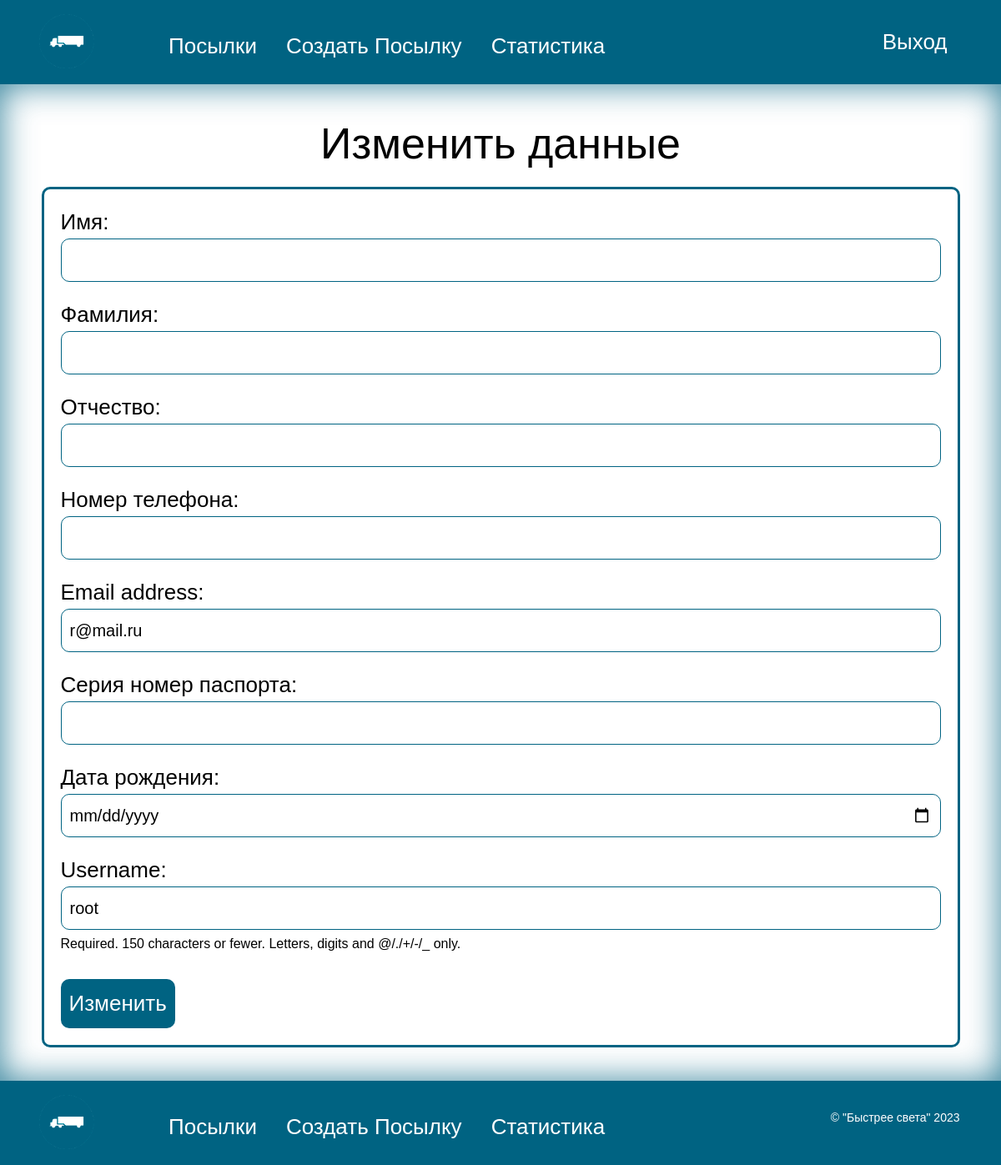
Before: /account/edit/ (signed in) with the older database file.
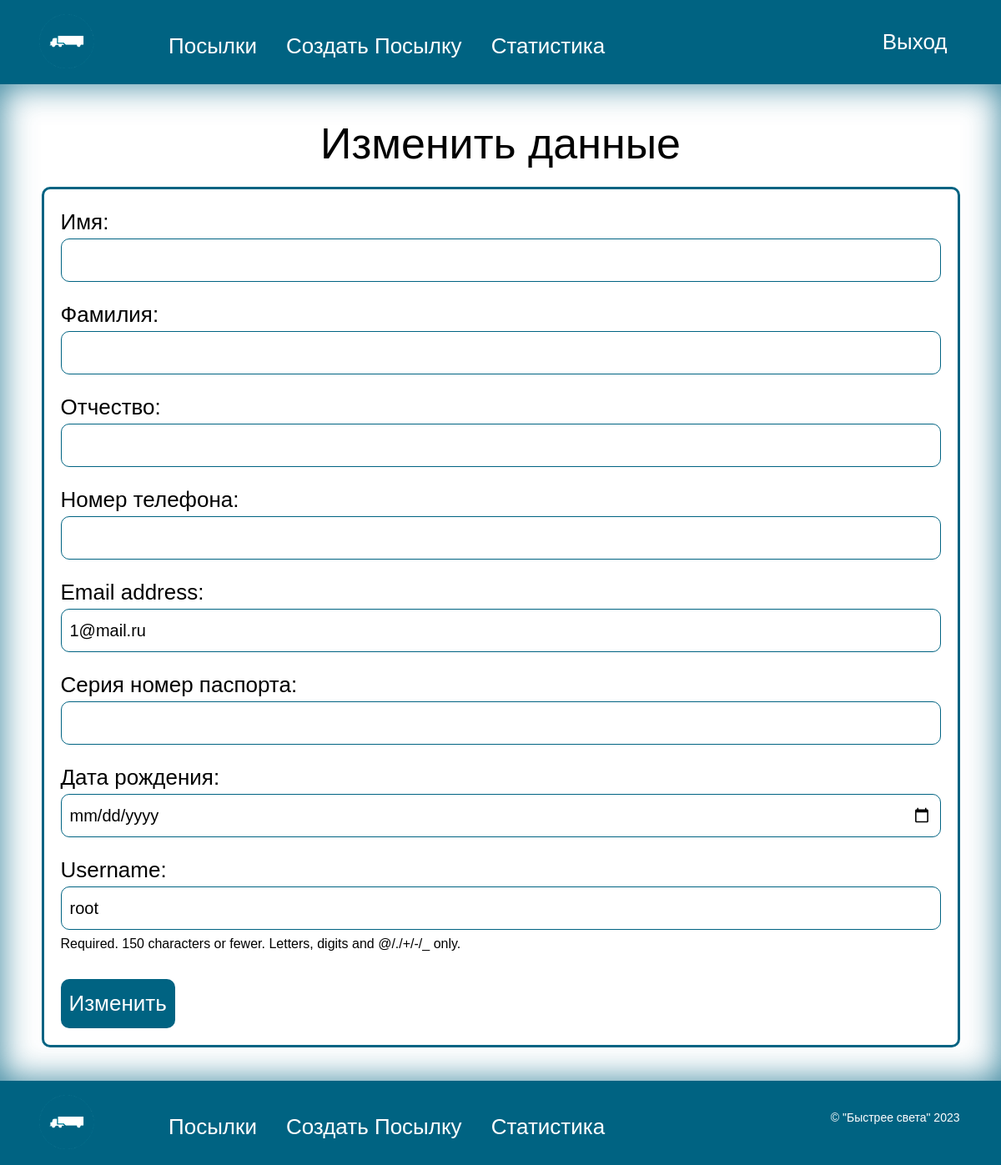
After: the same page with the newer database file.
### navigate/models.py (models this page shows, shortened)
class CustomUser(AbstractUser):
    ROLE_CHOICES = [
        ('Клиент', 'Клиент'),
        ('Сотрудник', 'Сотрудник'),
        ('Водитель', 'Водитель'),
        ('Администратор', 'Администратор'),
    ]
    first_name = models.CharField(max_length=50, verbose_name='Имя', null=True)
    last_name = models.CharField(max_length=50, verbose_name='Фамилия', null=True)
    patronymic = models.CharField(max_length=50, verbose_name='Отчество', null=True)
    phone_number = models.CharField(max_length=11, verbose_name='Номер телефона', null=True)
    passport = models.CharField(max_length=10, verbose_name='Серия номер паспорта', unique=True, null=True)
    date_of_birth = models.DateField(verbose_name='Дата рождения', null=True)
    role = models.CharField(max_length=200,
                              choices=ROLE_CHOICES,
                              default='Клиент',
                              verbose_name='Роль')
    class Meta:
        verbose_name = "Пользователя"
        verbose_name_plural = "Пользователи"

### navigate/views.py (the view)
# urls.py: path('account/edit/', views.edit_profile, name='account_edit'),
def edit_profile(request):
    if request.method == 'POST':
        form = ChangeUserForm(request.POST, instance=request.user)
        if form.is_valid():
            user = form.save(commit=False)
            user.save()
            return redirect('home')
    else:
        form = ChangeUserForm(instance=request.user)
    return render(request, 'account_edit.html', {'form': form})

### navigate/forms.py
class ChangeUserForm(forms.ModelForm):
    class Meta:
        model = CustomUser
        fields = ('first_name', 'last_name', 'patronymic', 'phone_number', 'email', 'passport', 'date_of_birth',
                   'username')
        widgets = {
            'date_of_birth': forms.DateTimeInput(attrs={'type': 'date', 'required': 'required'},
                                                   format='%Y-%m-%d'),
        }

### templates/account_edit.html (shortened to what this page needs)
{% extends 'base.html' %}
{%load static %}
{% block content %}
<main>
    <div class="container">
        <h2 style="text-align: center; margin-bottom: 20px;">Изменить данные</h2>
        <form action="" method="post" class="form-user-edit">
            {{ form.as_p }}
            <input id="user-edit-button" type="submit" value="Изменить" />
        </form>
  </div>
</main>
{% endblock %}

Changed rows visible on the page:
changed CustomUser "root": email "r@mail.ru" → "1@mail.ru"
